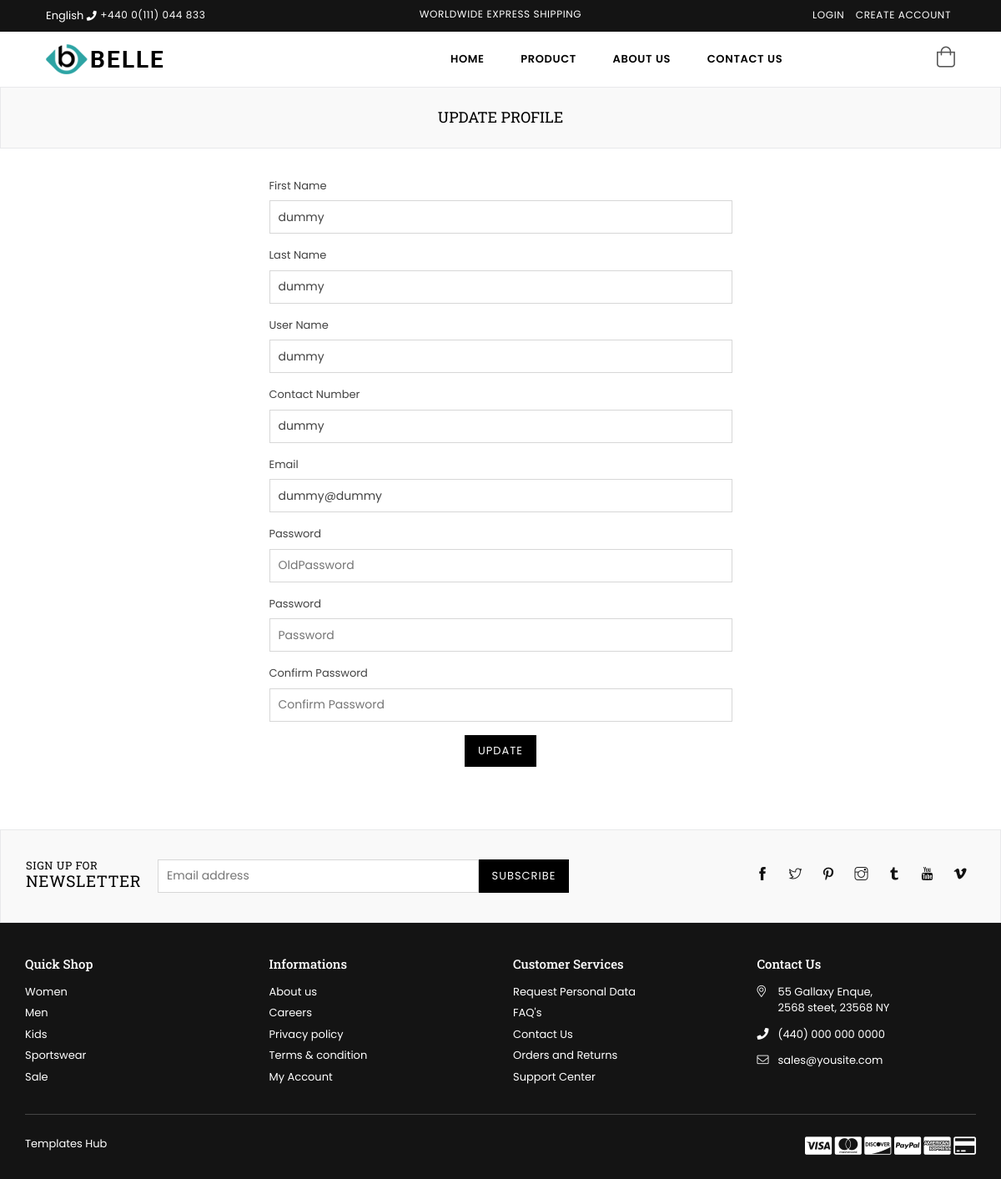
Screenshot of /edit_users/2/ with the database file from the repository.
### tailor/models.py (models this page shows, shortened)
class Customer(models.Model):
    FirstName = models.CharField(max_length=50)
    LastName = models.CharField(max_length=50, blank=True)
    username = models.CharField(max_length=128, unique=True)
    PhoneNumber = models.CharField(max_length=10)
    CustomerEmail = models.EmailField()
    CustomerPassword = models.CharField(max_length=50)
    ConfirmPassword = models.CharField(max_length=50)

### tailor/views.py (the view, shortened to what this page needs)
# urls.py: path('edit_users/<int:id>/',views.edit_users,name='edit_users'),
def edit_users(request, id):
    useredit = Customer.objects.get(id=id)
    password = useredit.ConfirmPassword
    return render(request, 'profile.html', {'useredit': useredit})

### tailor/templates/profile.html (shortened to what this page needs)
{% load static %}
{%include 'header.html'%}
{% block content %}
    <div id="page-content">
    	<div class="page section-header text-center">
			<div class="page-title">
        		<div class="wrapper"><h1 class="page-width">Update Profile</h1></div>
      		</div>
		</div>
        <div class="container">
        	<div class="row">
                <div class="col-12 col-sm-12 col-md-6 col-lg-6 main-col offset-md-3">
                	<div class="mb-4">
                       <form method="post" action="#" id="CustomerLoginForm" accept-charset="UTF-8" class="contact-form">
                          <div class="row">
	                          <div class="col-12 col-sm-12 col-md-12 col-lg-12">
                                <div class="form-group">
                                    <label for="FirstName">First Name</label>
                                    <input type="text" name="FirstName" placeholder="First Name" id="FirstName" value="{{useredit.FirstName}}" required>
                                </div>
                               </div>
                               <div class="col-12 col-sm-12 col-md-12 col-lg-12">
                                <div class="form-group">
                                    <label for="LastName">Last Name</label>
                                    <input type="text" name="LastName" placeholder="Last Name" id="LastName" value="{{useredit.LastName}}" required>
                                </div>
                               </div>
                               <div class="col-12 col-sm-12 col-md-12 col-lg-12">
                                <div class="form-group">
                                    <label for="username">User Name</label>
                                    <input type="text" name="username" placeholder="user Name" id="LastName" required value="{{useredit.username}}">
                                </div>
                               </div>
                               <div class="col-12 col-sm-12 col-md-12 col-lg-12">
                                <div class="form-group">
                                    <label for="PhoneNumber">Contact Number</label>
                                    <input type="text" name="PhoneNumber" placeholder="PhoneNumber" id="PhoneNumber" autocorrect="off" required value="{{useredit.PhoneNumber}}">
                                </div>
                            </div>
                                <div class="col-12 col-sm-12 col-md-12 col-lg-12">
                                    <div class="form-group">
                                        <label for="CustomerEmail">Email</label>
                                        <input type="email" name="CustomerEmail" placeholder="Email" id="CustomerEmail" autocorrect="off" autocapitalize="off" required value="{{useredit.CustomerEmail}}">
                                    </div>
                                </div>
                                <div class="col-12 col-sm-12 col-md-12 col-lg-12">
                                    <div class="form-group">
                                        <label for="OldPassword">Password</label>
                                        <input type="Password" value="" name="OldPassword" placeholder="OldPassword" id="CustomerPassword" required >
                                    </div>
                                </div>
                                <div class="col-12 col-sm-12 col-md-12 col-lg-12">
                                    <div class="form-group">
                                        <label for="CustomerPassword">Password</label>
                                        <input type="password" value="" name="CustomerPassword" placeholder="Password" id="CustomerPassword" required >
                                    </div>
                                </div>
                                <div class="col-12 col-sm-12 col-md-12 col-lg-12">
                                    <div class="form-group">
                                        <label for="ConfirmPassword">Confirm Password</label>
                                        <input type="password" value="" name="ConfirmPassword" placeholder="Confirm Password" id="CustomerPassword" required>
                                    </div>
                                </div>
                          </div>
                          <div class="row">
                            <div class="text-center col-12 col-sm-12 col-md-12 col-lg-12">
                                <input type="submit" class="btn mb-3" value="Update">
                            </div>
                         </div>
                     </form>
                    </div>
               	</div>
            </div>
        </div>
    </div>
{%endblock%}
{%include 'footer.html'%}

### rows the page displays
Customer: FirstName "dummy", LastName "dummy", username "dummy", PhoneNumber "dummy", CustomerEmail "dummy@dummy"
